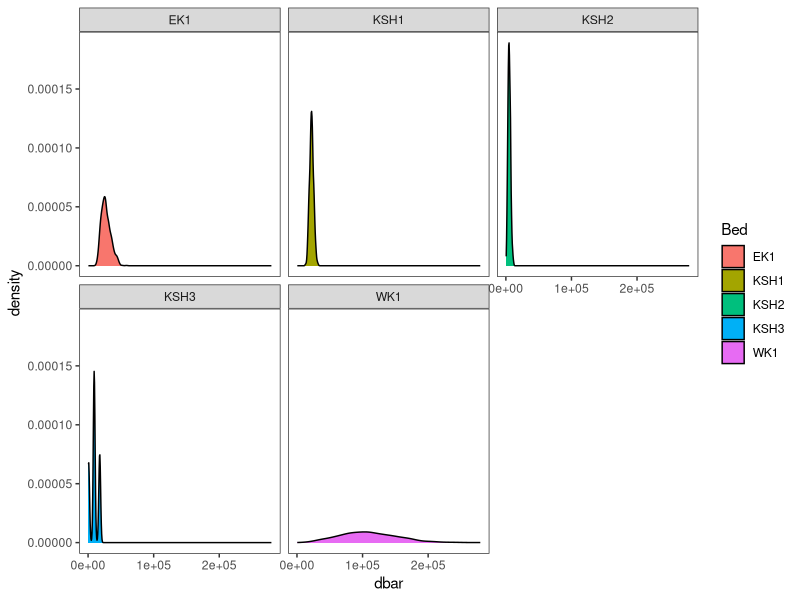
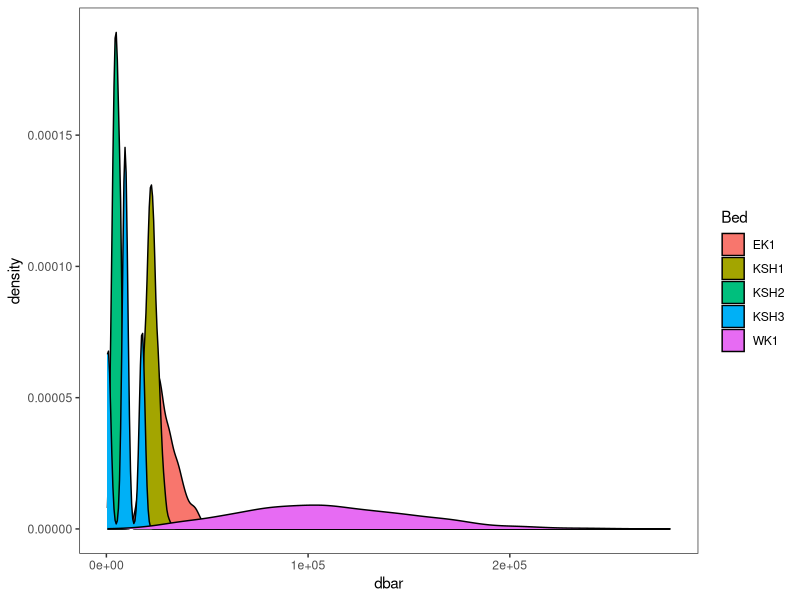
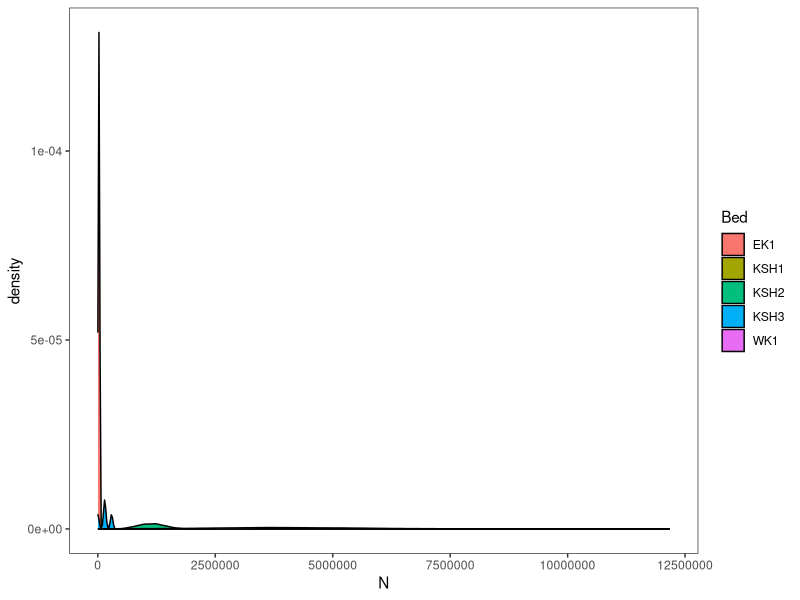
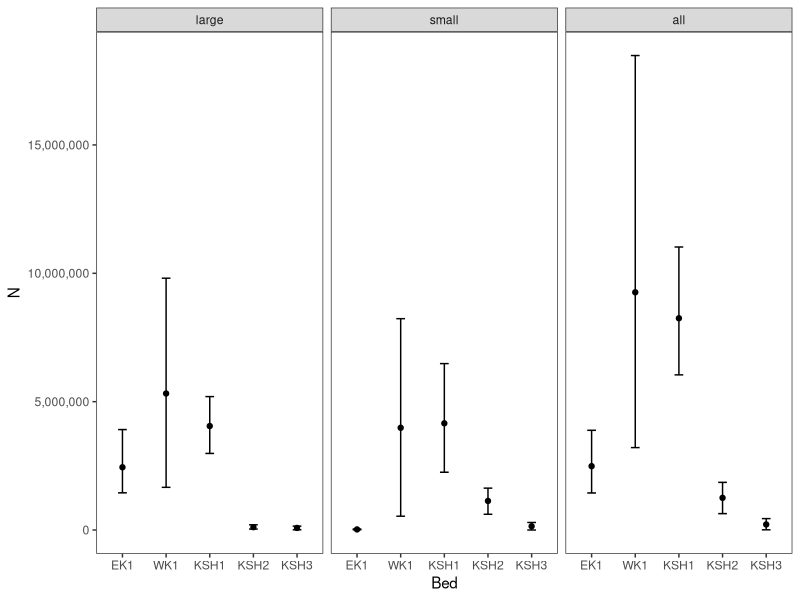
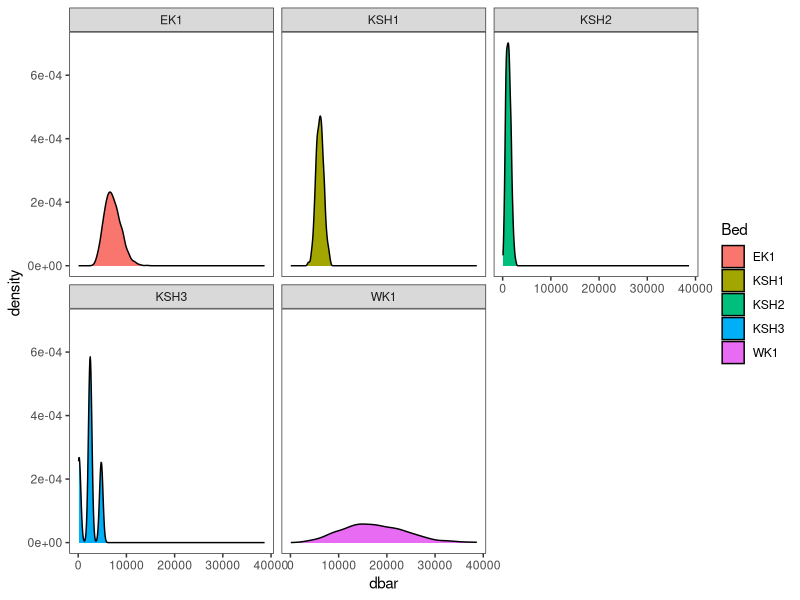
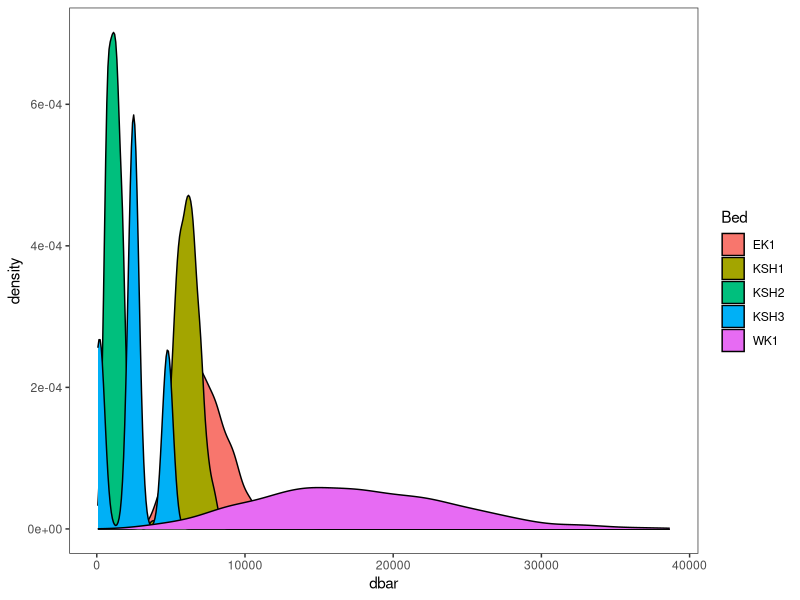
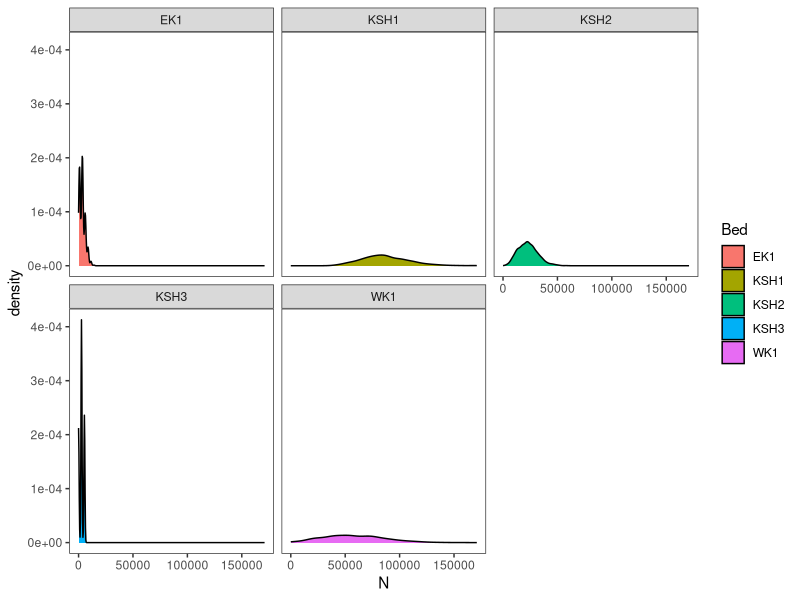
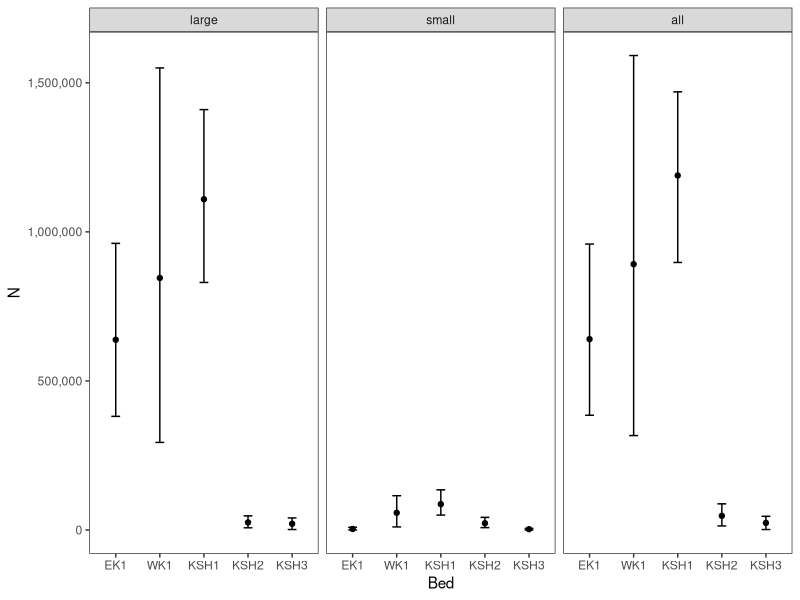

Generate these figures, in order, with R:
# load ----
library(tidyverse)
library(reshape2)
library(scales)
theme_set(theme_bw()+ 
             theme(panel.grid.major = element_blank(),
                   panel.grid.minor = element_blank()))

# data ----
#clean up event data- change names and data types etc.
events <- read.csv('./data/events_2016_161027.csv')
events %>% mutate(ID = gsub(" ", "", STATION_ID),date = as.Date(DATE_SET, format='%m-%d-%Y'),
                  year = as.numeric(format(date, "%Y"))) %>% 
   select(year, date, Event = EVENT_ID, District = DISTRICT, 
          Dredge = DREDGE_ID, Bed = BED_SW, Type = STATION_TYPE, ID = ID, 
          slat = START_LATITUDE, slon=START_LONGITUDE, sdepth = DEPTH_START_F, 
          stime = START_TIME, speed=TOW_SPEED, maxdepth=Max_Dpth_fa, mindepth=Min_Dpth_fa, 
          elat=END_LATITUDE, elon=END_LONGITUDE, edepth=DEPTH_END_F, etime=END_TIME, 
          calc_length=TOW_LENGTH_CALC, field_length=TOW_LENGTH_FIELD,length=TOW_LENGTH_DESIGNATED,
          performance=GEAR_PERFORMANCE_CODE_SW) %>% filter(performance==1)-> event
write_csv(event,'data/event.csv')

#check for replicates - if dataframe has values there are duplicates
event %>% group_by(Bed, ID) %>% filter(n()>1)

# a_i ----
#Dredge width in nmi = 0.00131663 x length of dredging in each station
# Q = 0.83
Q <- 0.83

# areas ----
# Total area of each bed
area <- read.csv('./data/area.csv')

#add ai column to events dataframe
#Dredge width in nmi = 0.00131663 x length of dredging in each station
# number of stations sampled by bed
event %>%  #ai is in nmi^2
   group_by(Bed) %>% 
   summarise(n=n()) %>% 
   left_join(area) %>% select(-grids)-> samples

event %>% mutate(ai=length * 0.00131663 * Q) %>% left_join(samples) -> event


catch <- read.csv('./data/catchComp_2016_161027.csv')
catch %>% select(Event = EVENT_ID, species=RACE_CODE, 
                 size_class=SCAL_SIZE_CLASS, count=COUNT,
                 sample_wt=SAMPLE_WT_KG, cond = CONDITION_CODE_RII, 
                 sample_type = SAMPLE_TYPE) -> catch
write_csv(catch, 'data/catch.csv')

# scallops ----
# catch ----
# create catch data.frame
catch %>% filter(species==74120, cond==1) %>% 
   group_by(Event, size_class) %>% 
   summarise(catch=sum(count, na.rm=T)) %>% 
   dcast(Event~size_class,sum, drop=TRUE) -> s.catch
names(s.catch) <- c('Event', 'large', 'small')

scal.catch <- merge(s.catch,event, all = TRUE) # merge with events - keep NA
   scal.catch[is.na(scal.catch)] <- 0 # change NA to 0
   scal.catch %>% dplyr::select(Event, large, small,year,District,Bed,n,ai,area_nm2) %>% 
      mutate(all = large+small) %>% 
      melt(., id.vars=c('Event','year','District','Bed','n','ai','area_nm2')) %>% 
      mutate(di= value/ai) %>% 
      group_by(District,Bed,year, variable) %>% 
      do(dat=(.)) %>% 
      select(dat) %>% 
      map(identity) -> scal.catch

# weight ----
# create weight data.frame
   catch %>% filter(species==74120, cond==1) %>% 
      group_by(Event, size_class) %>% select(-count) %>% 
      summarise(weight=sum(sample_wt, na.rm=T)) %>% 
      dcast(Event~size_class,sum, drop=TRUE) -> s.weight
   names(s.weight) <- c('Event', 'large', 'small')

scal.weight <- merge(s.weight,event, all = TRUE) # merge with events - keep NA
scal.weight[is.na(scal.weight)] <- 0 # change NA to 0
scal.weight %>% dplyr::select(Event, large, small,year,District,Bed,n,ai,area_nm2) %>% 
   mutate(all = large+small) %>% 
   melt(., id.vars=c('Event','year','District','Bed','n','ai','area_nm2')) %>% 
   mutate(di= value/ai) %>% 
   group_by(District,Bed,year, variable) %>% 
   do(dat=(.)) %>% 
   select(dat) %>% 
   map(identity) -> scal.weight

# bootstrap ----
f.it <- function(x){
   # first turn the list to a dataframe
   # extract the identifiers to append to the results
   # function to be run each time for calculating dbar & N
   # function to sample by rows
   # replicate the data 1000 times
   
   x = as.data.frame(x)
   y = x[1,c(2:4,8)]
   boot.it <- function(x){
      d_bar = sum(x$di)/mean(x$n)
      N=mean(x$area_nm2)*d_bar
      c(d_bar, N)
   }

   f.do <- function(x){
   x %>% sample_n(nrow(.), replace=TRUE) -> x 
   boot.it(x)
   }

   as.data.frame(t(replicate(1000,f.do(x)))) -> out
   names(out) <- c('dbar','N')
   cbind(out,y)
}


# catch ----
numbers <- lapply(scal.catch$dat,f.it)
numbers <- as.data.frame(do.call(rbind,numbers))

numbers %>% filter(variable=='large') %>% 
   ggplot(aes(dbar, fill=Bed))+geom_density()+ facet_wrap(~Bed)

numbers %>% filter(variable=='large') %>% 
   ggplot(aes(dbar, fill=Bed))+geom_density()

numbers %>% filter(variable=='small') %>% 
   ggplot(aes(N, fill=Bed))+geom_density() 

numbers %>% group_by(District,Bed,year,variable) %>% 
   summarise(llN=quantile(N,0.025),ulN=quantile(N,0.975),N=mean(N), 
             lldbar=quantile(dbar,0.025),uldbar=quantile(dbar,0.975),dbar=mean(dbar)) %>% 
   group_by(Bed,variable) %>% 
   ggplot(aes(Bed,N))+geom_point()+geom_errorbar(aes(ymin=llN,ymax=ulN), width=0.2)+facet_wrap(~variable)+
   scale_x_discrete(limits=c('EK1','WK1','KSH1','KSH2','KSH3'))+ scale_y_continuous(labels = comma)

# weight ----
# apply the function to each component of the list
weight <- lapply(scal.weight$dat,f.it)

# bind the results together and convert to a dataframe
weight <- as.data.frame(do.call(rbind,weight))


weight %>% filter(variable=='large') %>% 
   ggplot(aes(dbar, fill=Bed))+geom_density()+ facet_wrap(~Bed)


weight %>% filter(variable=='large') %>% 
   ggplot(aes(dbar, fill=Bed))+geom_density()

weight %>% filter(variable=='small') %>% 
   ggplot(aes(N, fill=Bed))+geom_density() + facet_wrap(~Bed)

weight %>% group_by(District,Bed,year,variable) %>% 
   summarise(llN=quantile(N,0.025),ulN=quantile(N,0.975),N=mean(N), 
             lldbar=quantile(dbar,0.025),uldbar=quantile(dbar,0.975),dbar=mean(dbar)) -> weights
weights%>% 
   group_by(Bed,variable) %>% 
   ggplot(aes(Bed,N))+geom_point()+geom_errorbar(aes(ymin=llN,ymax=ulN), width=0.2)+facet_wrap(~variable)+
   scale_x_discrete(limits=c('EK1','WK1','KSH1','KSH2','KSH3'))+ scale_y_continuous(labels = comma)


# meat weight ----
awl <- read.csv('data/awl_2016_161027.csv')

awl %>% select(Event = EVENT_ID,  species=RACE_CODE,
               j = SCALLOP_NUMBER, size_class = SCAL_SIZE_CLASS,
               weight=WHOLE_WT_GRAMS, worm=SHELL_WORM_SW, 
               height=SHELL_HEIGHT_MM, sex=SEX_SW, 
               gonad_cond=SCAL_GONAD_COND, blister=MUD_BLISTER_SW, 
               meat_cond=MEAT_CONDITION_SW, meat_weight = MEAT_WEIGHT_GRAMS,
               clapper = CLAPPER, sample_type = SAMPLE_TYPE) %>% 
   mutate(ratio = meat_weight/weight ) %>% 
   filter(species == 74120, size_class == 1, is.na(clapper), !is.na(ratio), Event %in% event$Event) %>% 
   select(Event,j,ratio)-> samp

as.data.frame(do.call(rbind,scal.catch$dat)) %>% filter(variable=='large') %>% left_join(samp) -> meat.wts

meat.wts %>% group_by(Event,Bed,year) %>% summarise(jn=max(j)) %>% filter(jn>1) -> inter
meat.wts %>% group_by(Event,Bed,year) %>% summarise(jn=max(j)) %>% filter(jn==1) -> inter1
meat.wts %>% left_join(inter) %>% filter(Event %in% inter$Event) -> meat.wt2
meat.wts %>% left_join(inter1) %>% filter(Event %in% inter1$Event) %>% select(ratio_bar=ratio,Event,year,District,Bed)-> meat.wt3

# bootstrap II----
f.wt <- function(x){
   # first turn the list to a dataframe
   # extract the identifiers to append to the results
   # function to be run each time for calculating meat weight
   # function to sample by rows
   # replicate the data 1000 times
   
   x = as.data.frame(x)
   y = x[1,1:4]
   boot.it <- function(x){
      ratio_bar = sum(x$ratio)/mean(x$jn)
      c(ratio_bar,y)
   }
   
   f.do <- function(x){
      x %>% sample_n(nrow(.), replace=TRUE) -> x 
      boot.it(x)
   }
   
   as.data.frame(t(replicate(1000,f.do(x)))) -> out
   names(out) <- c('ratio_bar', 'Event','year','District','Bed')
   out
}

meat.wt2 %>% 
   group_by(Bed) %>% 
   do(dat=(.)) %>% 
   select(dat) %>% 
   map(identity) -> meat.wt

wts <- lapply(meat.wt$dat,f.wt)
wts <- as.data.frame(matrix(unlist(do.call(rbind,wts)), ncol=5, byrow=F))
names(wts) <- names(meat.wt3)
wts %>% mutate(ratio_bar=as.numeric(ratio_bar)) -> wts
wts <- rbind(wts,meat.wt3)
wts %>% group_by(Bed, year) %>% summarise(rbar=mean(ratio_bar))
